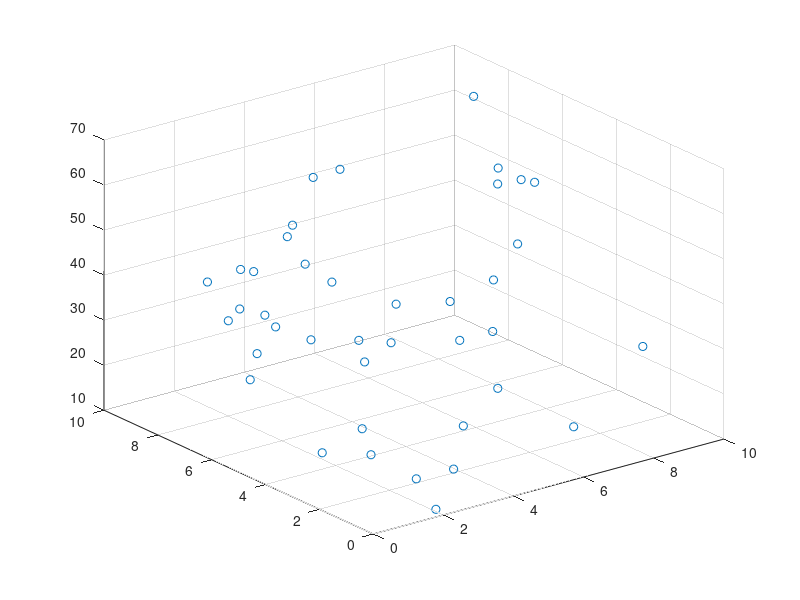

MATLAB code for this plot: (Note: this script raises an error after producing the figure.)
data = load('project_data.csv');
x = data(:,1:2);
y = data(:,3);
m = length(y);
figure(1);
scatter3(x(:,1),x(:,2),y);
%calculating cost using gradient descent for order of 1
[x_norm,mu,sigma] = normalize_q1(x);
X = [ones(m,1) x_norm];
[rows columns] = size(X);
theta1 = zeros(columns,1);
alpha = 0.1;
num_of_iteration = 75;
[theta1, J_history,h] = gradientDescent1(X, y, theta1, alpha, num_of_iteration);
hold on;
f = fit([x(:,1),x(:,2)],y,'poly11');
plot(f,[x(:,1),x(:,2)],y);
%plot3(x(:,1),x(:,2),X*theta1,'-');

%calculating cost using gradient descent for order of 2
x1 = x(:,1).^2;
x2 = x(:,2).^2;
xx = x(:,1).*x(:,2);
x_order_of_2 = [x xx x1 x2];
[x_norm mu sigma] = normalize_q1(x_order_of_2);
X = [ones(m,1) x_norm];
[rows columns] = size(X);
theta2 = zeros(columns,1);
alpha = 0.3;
num_of_iteration = 550;
[theta2, J_history,h] = gradientDescent1(X, y, theta2, alpha, num_of_iteration);
figure(2);
%scatter3(x(:,1),x(:,2),y);
f = fit([x(:,1),x(:,2)],y,'poly23');
plot(f,[x(:,1),x(:,2)],y);



%calculating cost using gradient descent for order of 3
x1_sq_x2 = x1.*x(:,2);
x1_x2_sq = x2.*x(:,1);
x1_cube = x1.^3;
x2_cube = x2.^3;
x_order_of_3 = [x_order_of_2 x1_sq_x2 x1_x2_sq x1_cube x2_cube];
[x_norm mu sigma] = normalize_q1(x_order_of_3);
X = [ones(m,1) x_norm];
[rows columns] = size(X);
theta3 = zeros(columns,1);
alpha = 0.3;
num_of_iteration = 1750;
[theta3, J_history] = gradientDescent1(X, y, theta3, alpha, num_of_iteration);
figure(3);
%scatter3(x(:,1),x(:,2),y);
%hold on;
%plot3(x(:,1),x(:,2),X*theta3,'-');
f = fit([x(:,1),x(:,2)],y,'cubicinterp');
plot(f,[x(:,1),x(:,2)],y);

%calculating cost using gradient descent for order of 4
x1_sq_x2_sq = x1.*x2;
x1_cube_x2 = x1_cube.*x(:,2);
x2_cube_x1 = x2_cube.*x(:,1);
x1_4th_power = x1.^2;
x2_4th_power = x2.^2;
x_order_of_4 = [x_order_of_3 x1_sq_x2_sq x1_cube_x2 x2_cube_x1 x1_4th_power x2_4th_power];
[x_norm mu sigma] = normalize_q1(x_order_of_4);
X = [ones(m,1) x_norm];
[rows columns] = size(X);
theta4 = zeros(columns,1);
alpha = 0.1;
num_of_iteration = 2570;
[theta4, J_history] = gradientDescent1(X, y, theta4, alpha, num_of_iteration);
figure(4);
scatter3(x(:,1),x(:,2),y);
hold on;
fprintf('polynomial of order 4 overfits the data.\n Press enter to view the plot\n');

plot3(x(:,1),x(:,2),X*theta4,'-');
[h_test, test_y] = predict(mu,sigma,theta1,theta2,theta3,theta4);
%error comparison
compare(1,1) = sum((h_test(:,1)-test_y).^2);
compare(1,2) = sum((h_test(:,2)-test_y).^2);
compare(1,3) = sum((h_test(:,3)-test_y).^2);
compare(1,4) = sum((h_test(:,4)-test_y).^2);
[minimum_error,index] = min(compare);
fprintf('for the given test data, polynomial of order %f predicts with minimum error\n',index);